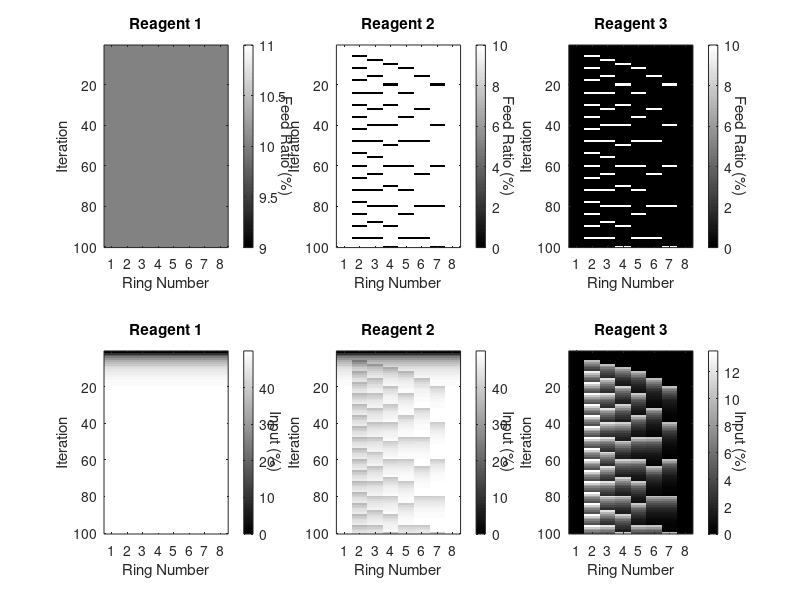

This figure's MATLAB source:
clear all
close all
%% initialize

numIter=100; % number of iterations
numRings=8; % number of reactors
numReagents=3; % number of reagents

feedRatio=zeros(numIter,numRings,numReagents); % feed ratio for each step and reactor and reagent
input=zeros(numIter,numRings,numReagents); % input kinetics

RR=20; % total refresh ratio for each step

reagentPorts=[4,5,2]; % ports with reagents
waterPort=1;
reagentLogic=[0,-1,1]; % 0: no input, 1: periodic input, -1: anti-input to fill volume

ringInPeriod=[0,6,8,10,12,16,20,0];
%% generate feed matrix
for i=1:numIter
    for r=1:numRings
        for s=1:numReagents
            if reagentLogic(s)==1 && (~mod(i,ringInPeriod(r)))
                feedRatio(i,r,s)=RR/2;
            elseif reagentLogic(s)==-1 && (mod(i,ringInPeriod(r)))
                feedRatio(i,r,s)=RR/2;
            elseif reagentLogic(s)==0
                feedRatio(i,r,s)=RR/2;
            end
        end
    end
end

%% forward compute input kinetics
updateRule=@(RR,n,feed) (100-RR)/100*n + feed/100;
for i=2:numIter
    for r=1:numRings
        for s=1:numReagents
            input(i,r,s)=updateRule(RR,input(i-1,r,s),feedRatio(i,r,s));
        end
    end
end

%% plot feed matrix
colormap('gray')
figure(1)
for s=1:numReagents
    subplot(2,numReagents,s)
    imagesc(squeeze(feedRatio(:,:,s)))
    title(sprintf('Reagent %d',s))
    xticks(1:numRings)
    xlabel('Ring Number')
    ylabel('Iteration')
    hcb=colorbar;
    ylabel(hcb,'Feed Ratio (%)','Rotation',270)
end


for s=1:numReagents
    subplot(2,numReagents,s+numReagents)
    imagesc(squeeze(input(:,:,s))*100)
    title(sprintf('Reagent %d',s))
    xticks(1:numRings)
    xlabel('Ring Number')
    ylabel('Iteration')
    hcb=colorbar;
    ylabel(hcb,'Input (%)','Rotation',270)
end


%% feed matrix into xml
iterationStart=@(xml,id,iterations) [xml,...
    sprintf('<IterationStart>\n<ID>%d</ID>\n<Iterations>%d</Iterations>\n</IterationStart>\n',id,iterations)];
iterationEnd=@(xml,id) [xml,sprintf('<IterationEnd>%d</IterationEnd>\n',id)];
feed=@(xml,ratio,ring) [xml,...
    sprintf('<Feed>\n<Ratio>%.1f</Ratio>\n<Ring>%d</Ring>\n</Feed>\n',ratio,ring)];
flushFeed=@(xml,port,cycles) [xml,...
    sprintf('<FlushFeed>\n<ReagentNr>%d</ReagentNr>\n<Cycles>%d</Cycles>\n</FlushFeed>\n',port,cycles)];
changeReagent=@(xml,duration,reagentNr) [xml,...
    sprintf('<ChangeReagent>\n<Duration>'),duration,sprintf('</Duration>\n<ReagentNr>%d</ReagentNr>\n</ChangeReagent>\n',reagentNr)];
mix=@(xml,duration) [xml,'<Mix>',duration,sprintf('</Mix>\n')];
acquire=@(xml) [xml,sprintf('<Acquire/>\n')];
incubate=@(xml,duration) [xml,'<Incubate>',duration,sprintf('</Incubate>\n')];

xml=[];

for i=1:numIter
    xml=iterationStart(xml,i,1);
    %reagents
    for s=1:numReagents
        if sum(feedRatio(i,:,s))
            xml=flushFeed(xml,reagentPorts(s),75);
            %rings
            for r=1:numRings
                if feedRatio(i,r,s)
                    xml=feed(xml,feedRatio(i,r,s),r);
                end
            end
        end
    end
    %mix and acquire
    xml=incubate(xml,'00:00:01');
    xml=changeReagent(xml,'00:00:30',waterPort);
    xml=mix(xml,'00:05:00');
    xml=incubate(xml,'00:00:01');
    xml=acquire(xml);
    xml=incubate(xml,'00:00:01');
    xml=iterationEnd(xml,i);
end

fid = fopen('210505_continuous.xml','wt');
fprintf(fid, xml);
fclose(fid);
'finished'

